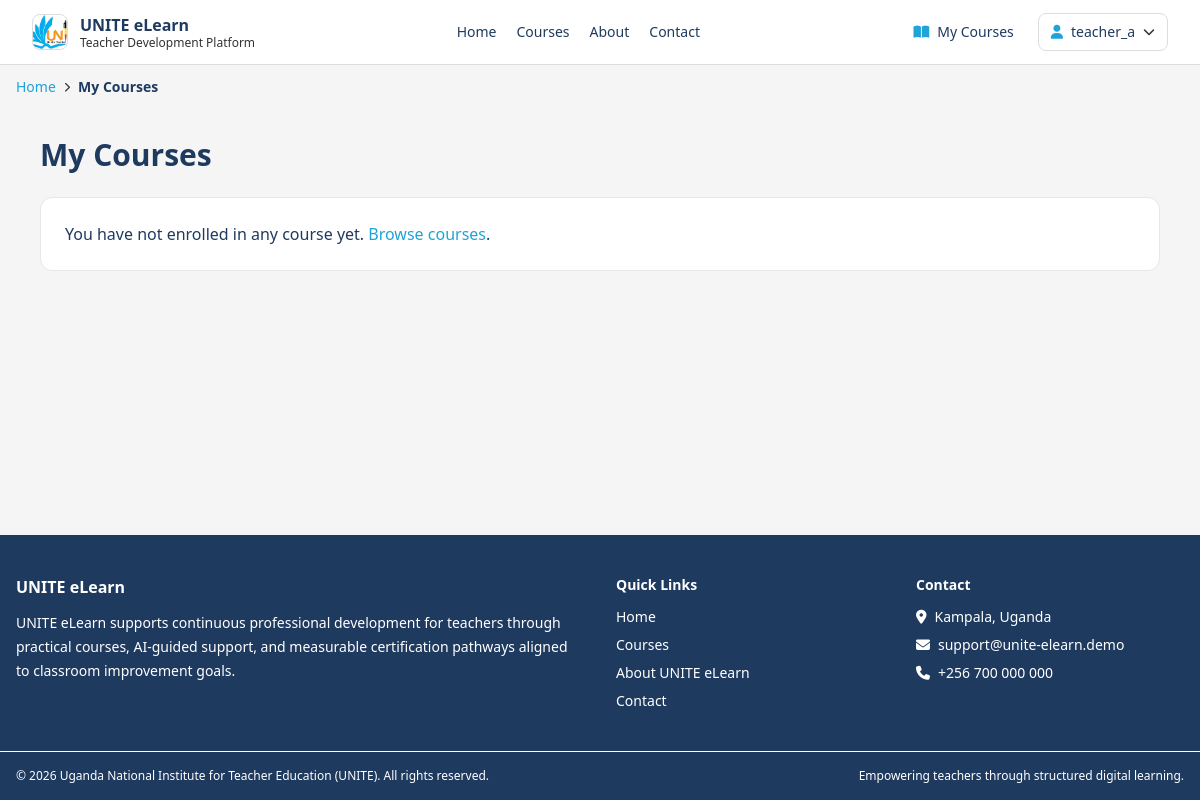
The page /my-courses/ (signed in) on the database as committed earlier.
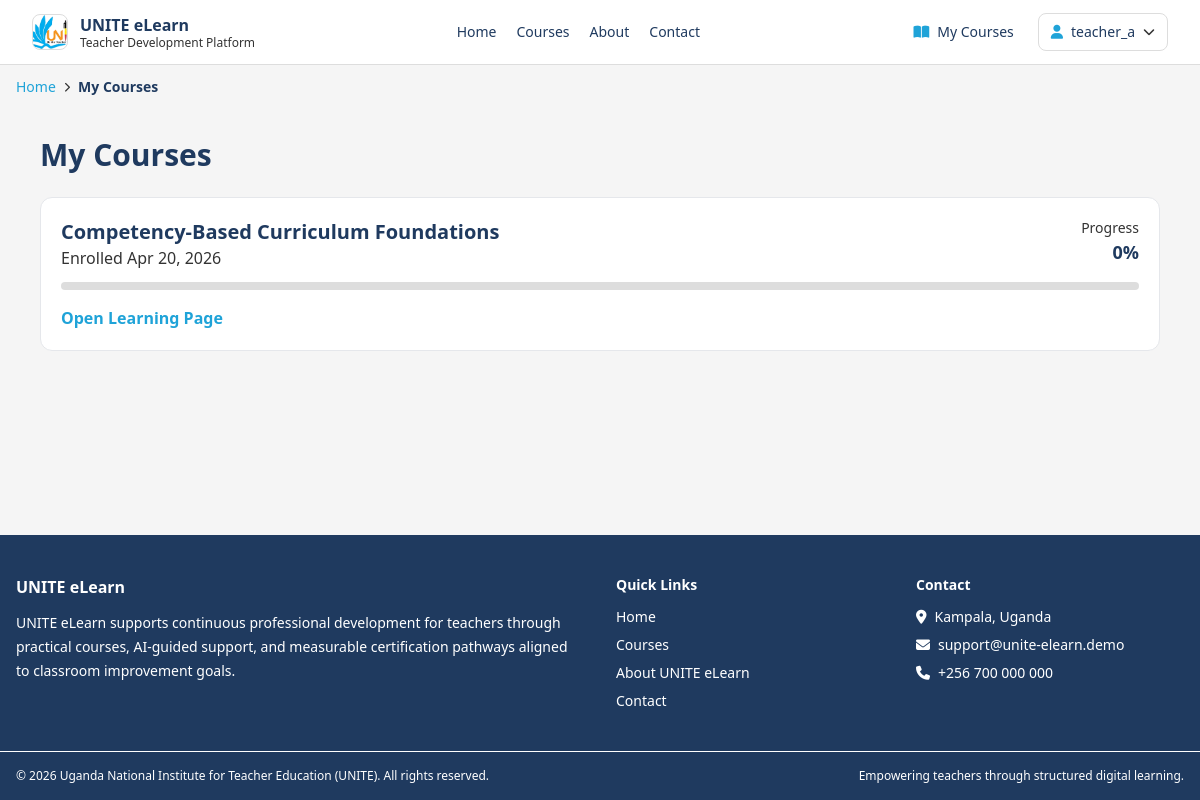
The same page on the database as committed later.
### courses/models.py (models this page shows, shortened)
class Enrollment(models.Model):
    user = models.ForeignKey(User, on_delete=models.CASCADE, related_name="enrollments")
    course = models.ForeignKey(Course, on_delete=models.CASCADE, related_name="enrollments")
    enrolled_at = models.DateTimeField(auto_now_add=True)
    is_completed = models.BooleanField(default=False)
    completed_at = models.DateTimeField(null=True, blank=True)
    class Meta:
        unique_together = ("user", "course")
        ordering = ["-enrolled_at"]

class Course(models.Model):
    LEVEL_BEGINNER = "beginner"
    LEVEL_INTERMEDIATE = "intermediate"
    LEVEL_ADVANCED = "advanced"
    LEVEL_CHOICES = [
        (LEVEL_BEGINNER, "Beginner"),
        (LEVEL_INTERMEDIATE, "Intermediate"),
        (LEVEL_ADVANCED, "Advanced"),
    ]
    title = models.CharField(max_length=255)
    slug = models.SlugField(unique=True, max_length=255)
    category = models.CharField(max_length=120, blank=True, db_index=True)
    level = models.CharField(max_length=20, choices=LEVEL_CHOICES, default=LEVEL_BEGINNER)
    short_description = models.CharField(max_length=300)
    description = models.TextField()
    learning_objectives = models.TextField(blank=True)
    prerequisites = models.TextField(blank=True)
    target_audience = models.TextField(blank=True)
    created_by = models.ForeignKey(
        User,
        on_delete=models.SET_NULL,
        null=True,
        blank=True,
        related_name="created_courses",
    )
    cover_image = models.URLField(blank=True)
    is_published = models.BooleanField(default=True)
    passing_score = models.PositiveIntegerField(default=60)
    estimated_duration_hours = models.PositiveIntegerField(default=6)
    created_at = models.DateTimeField(auto_now_add=True)
    updated_at = models.DateTimeField(auto_now=True)
    class Meta:
        ordering = ["title"]

### courses/views.py (the view)
# urls.py: path("my-courses/", views.my_courses_view, name="my-courses"),
@login_required
def my_courses_view(request):
    enrollments = Enrollment.objects.filter(user=request.user).select_related("course")
    enrollment_rows = [{"enrollment": e, "progress": progress_percentage(request.user, e.course)} for e in enrollments]
    return render(request, "courses/my_courses.html", {"enrollment_rows": enrollment_rows})

### core/templatetags/navigation.py (called while the page is built)
def _safe_reverse(name, **kwargs):
    try:
        return reverse(name, kwargs=kwargs) if kwargs else reverse(name)
    except NoReverseMatch:
        return ""

### courses/services.py (called while the page is built)
def course_total_lessons(course):
    return sum(module.lessons.count() for module in course.modules.all())

def completed_lessons_for_user(user, course):
    return LessonProgress.objects.filter(
        user=user,
        lesson__module__course=course,
        is_completed=True,
    ).count()

def progress_percentage(user, course):
    total = course_total_lessons(course)
    if total == 0:
        return 0
    completed = completed_lessons_for_user(user, course)
    return int((completed / total) * 100)

### courses/templates/courses/my_courses.html (shortened to what this page needs)
{% extends 'base.html' %}
{% block content %}
<div class="max-w-6xl mx-auto px-4 py-10">
    <h1 class="text-3xl font-bold mb-6">My Courses</h1>
    <div class="space-y-4">
        {% for row in enrollment_rows %}
            <div class="bg-white border rounded-xl p-5">
                <div class="flex flex-wrap justify-between gap-4">
                    <div>
                        <h2 class="text-xl font-semibold">{{ row.enrollment.course.title }}</h2>
                        <p class="text-unite-text-main">Enrolled {{ row.enrollment.enrolled_at|date:"M d, Y" }}</p>
                    </div>
                    <div class="text-right">
                        <p class="text-sm text-unite-text-main">Progress</p>
                        <p class="font-bold text-lg">{{ row.progress }}%</p>
                    </div>
                </div>
                <div class="mt-3 bg-unite-gray-300 rounded-full h-2"><div class="bg-unite-blue-500 h-2 rounded-full" style="width:{{ row.progress }}%"></div></div>
                <a href="{% url 'courses:learn' row.enrollment.course.slug %}" class="inline-block mt-4 text-unite-blue-500 font-semibold">Open Learning Page</a>
            </div>
        {% empty %}
            <div class="bg-white border rounded-xl p-6">You have not enrolled in any course yet. <a class="text-unite-blue-500" href="{% url 'courses:list' %}">Browse courses</a>.</div>
        {% endfor %}
    </div>
</div>
{% endblock %}

Rows that differ between the two databases and show on the page:
added Enrollment: enrollment.course "Competency-Based Curriculum Foundations", enrollment.enrolled_at "Apr 20, 2026", progress "0"
Other text that changed with them:
text no longer shown: "You have not enrolled in any course yet. Browse courses ."
